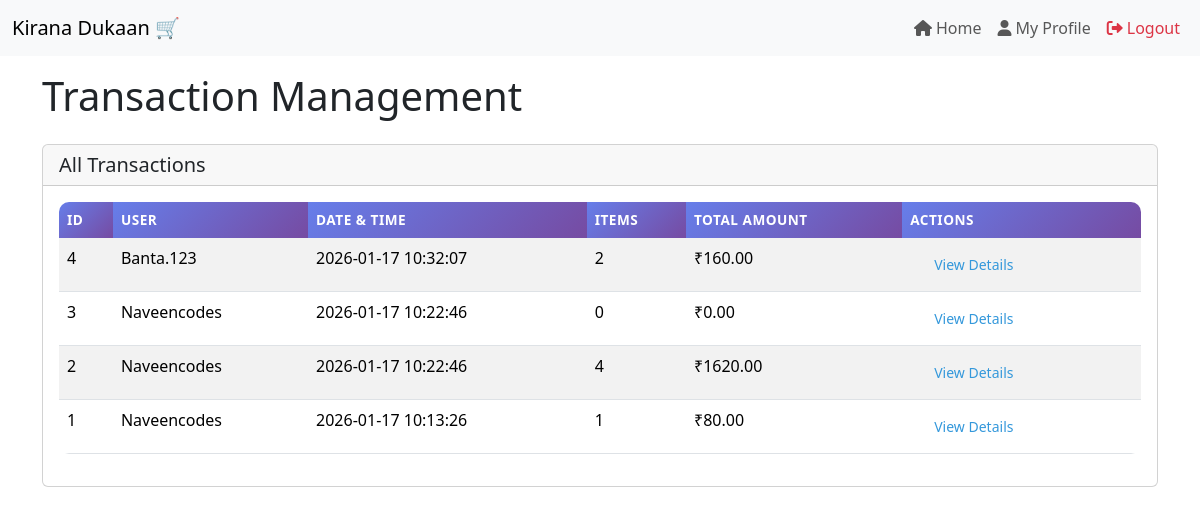
Before: /admin/transactions (signed in) with the older database file.
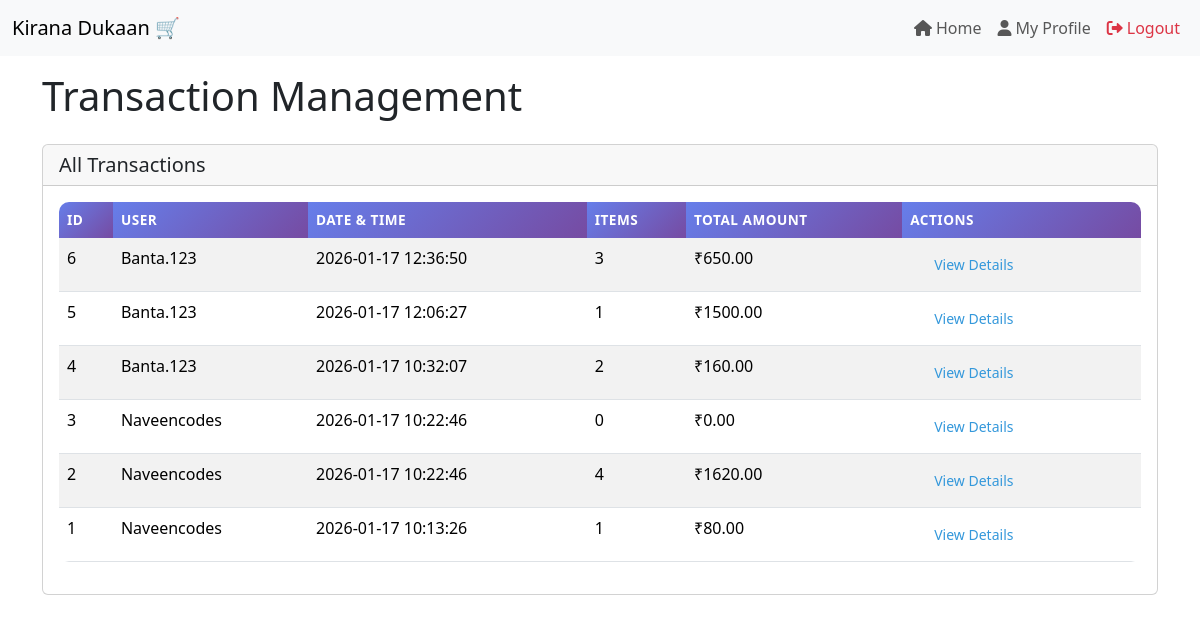
After: the same page with the newer database file.
### models.py (models this page shows, shortened)
class Transaction(db.Model):
    id = db.Column(db.Integer, primary_key=True)
    user_id = db.Column(db.Integer, db.ForeignKey('user.id'), nullable=False)
    datetime = db.Column(db.DateTime, nullable=False)
    orders = db.relationship('Order', backref='transaction', lazy=True, cascade='all, delete-orphan')

class User(db.Model):
    id = db.Column(db.Integer, primary_key=True)
    username = db.Column(db.String(32), unique=True)
    passhash = db.Column(db.String(256), nullable=False)
    name = db.Column(db.String(64), nullable=True)
    email = db.Column(db.String(120), unique=True, nullable=True)
    is_admin = db.Column(db.Boolean, nullable=False, default=False)
    transactions = db.relationship('Transaction', backref='user', lazy=True)

### routes.py (the view)
@main.route('/admin/transactions')
@admin_required
def admin_transactions():
    user_id = session['user_id']
    user = User.query.get(user_id)
    transactions = Transaction.query.order_by(Transaction.datetime.desc()).all()
    return render_template('admin_transactions.html', user=user, transactions=transactions)

### routes.py (called while the page is built)
def admin_required(f):
    @wraps(f)
    def decorated_function(*args, **kwargs):
        if 'user_id' not in session:
            flash('Please log in to access this page.', 'warning')
            return redirect(url_for('main.login'))
        user = User.query.get(session['user_id'])
        if not user.is_admin:
            flash('Access denied. Admin privileges required.', 'danger')
            return redirect(url_for('main.index'))
        return f(*args, **kwargs)
    return decorated_function

### templates/admin_transactions.html (shortened to what this page needs)
{% extends 'layout.html' %}
{% block content %}
<div class="row">
    <div class="col-12">
        <h1 class="mb-4">Transaction Management</h1>
        <div class="card">
            <div class="card-header">
                <h5 class="mb-0">All Transactions</h5>
            </div>
            <div class="card-body">
                <div class="table-responsive">
                    <table class="table table-striped">
                        <thead>
                            <tr>
                                <th>ID</th>
                                <th>User</th>
                                <th>Date & Time</th>
                                <th>Items</th>
                                <th>Total Amount</th>
                                <th>Actions</th>
                            </tr>
                        </thead>
                        <tbody>
                            {% if transactions %}
                                {% for transaction in transactions %}
                                <tr>
                                    <td>{{ transaction.id }}</td>
                                    <td>{{ transaction.user.username if transaction.user else 'N/A' }}</td>
                                    <td>{{ transaction.datetime.strftime('%Y-%m-%d %H:%M:%S') }}</td>
                                    <td>{{ transaction.orders|length }}</td>
                                    <td>₹{{ "%.2f"|format(transaction.orders|sum(attribute='quantity') * (transaction.orders[0].price if transaction.orders else 0)) }}</td>
                                    <td>
                                        <button class="btn btn-sm btn-outline-primary" data-bs-toggle="modal" data-bs-target="#transactionModal{{ transaction.id }}">View Details</button>
                                    </td>
                                </tr>
                                {% endfor %}
                            {% else %}
                                <tr>
                                    <td colspan="6" class="text-center">No transactions found</td>
                                </tr>
                            {% endif %}
                        </tbody>
                    </table>
                </div>
            </div>
        </div>
    </div>
</div>
{% endblock %}

Changed rows visible on the page:
added Transaction: orders|sum "650.00"
added Transaction: orders|sum "1500.00"
